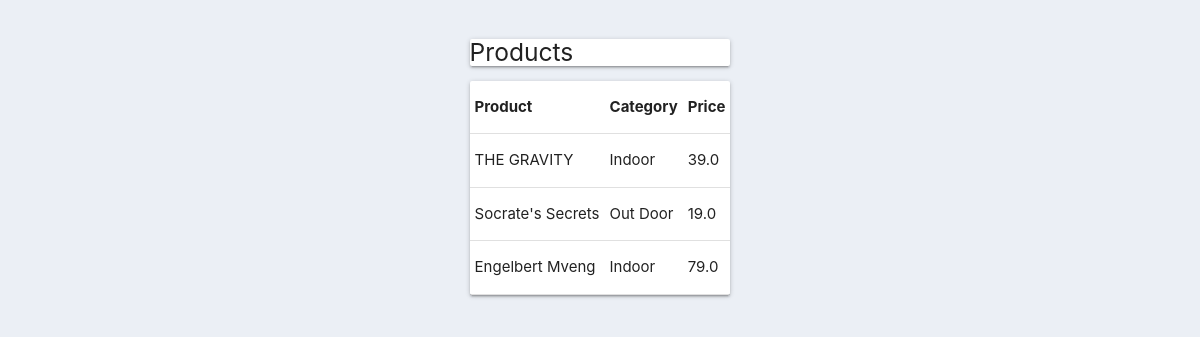
Screenshot of /products/ with the database file from the repository.
### kannweg/todo/models.py (models this page shows, shortened)
class Product(models.Model):
	CATEGORY = (
			('Indoor', 'Indoor'),
			('Out Door', 'Out Door'),
			)
	name = models.CharField(max_length=200, null=True)
	price = models.FloatField(null=True)
	category = models.CharField(max_length=200, null=True, choices=CATEGORY)
	date_created = models.DateTimeField(auto_now_add=True, null=True)
	description = models.CharField(max_length=200, null=True, blank=True)
	tags = models.ManyToManyField(Tag)

### kannweg/todo/views.py (the view)
# urls.py: path('products/', views.products, name='products'),
def products(request):
	products = Product.objects.all()
	return render(request, 'todo/products.html', {'products':products})

### kannweg/todo/templates/todo/products.html (shortened to what this page needs)
{% load static %}
<!DOCTYPE html>
<html>
<head>
	 <link rel="stylesheet" href="https://cdnjs.cloudflare.com/ajax/libs/materialize/1.0.0/css/materialize.min.css">
	<link rel="stylesheet" type="text/css" href="{% static '/css/main.css' %}">
</head>
<body>
{% block content %}
		<br>
		<div class="row">
			<div class="col s12">
				<div class="card ">
					<h5>Products</h5>
				</div>
				<div class="card ">
					<table class="table">
						<tr>
							<th>Product</th>
							<th>Category</th>
							<th>Price</th>
						</tr>
<tbody>
						{% for i in products %}
							<tr>
								<td>{{i.name}}</td>
								<td>{{i.category}}</td>
								<td>{{i.price}}</td>
							</tr>
						{% endfor %}
</tbody>
					</table>
				</div>
			</div>
		</div>
{% endblock content %}
</body>
</html>

### kannweg/static/css/main.css (style rules this page uses)
body { background-color: #ebeff5; }
body { display: flex; min-height: 100vh; flex-direction: column; }

### rows the page displays
Product: name "THE GRAVITY", category "Indoor", price "39.0"
Product: name "Socrate's Secrets", category "Out Door", price "19.0"
Product: name "Engelbert Mveng", category "Indoor", price "79.0"
